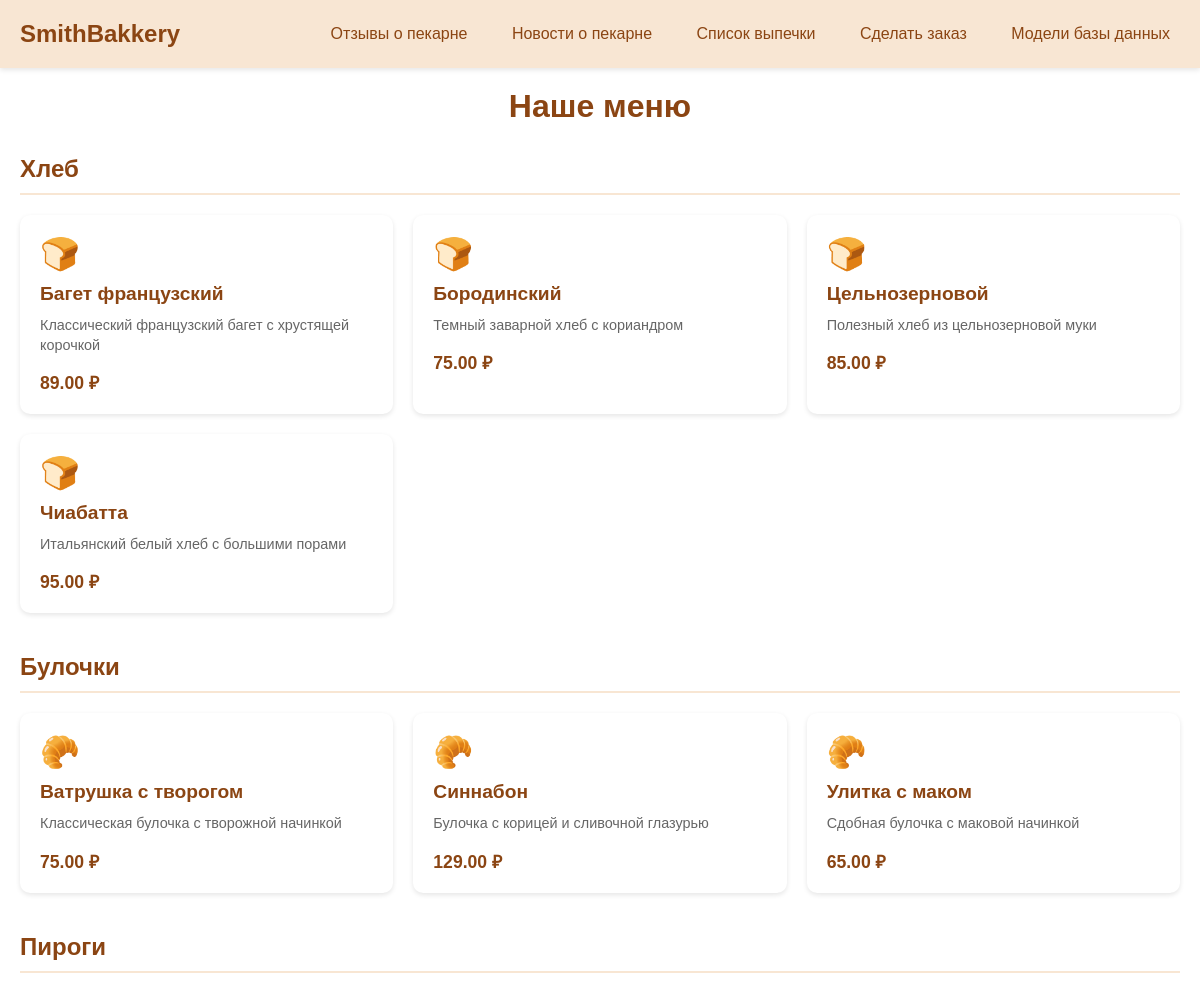
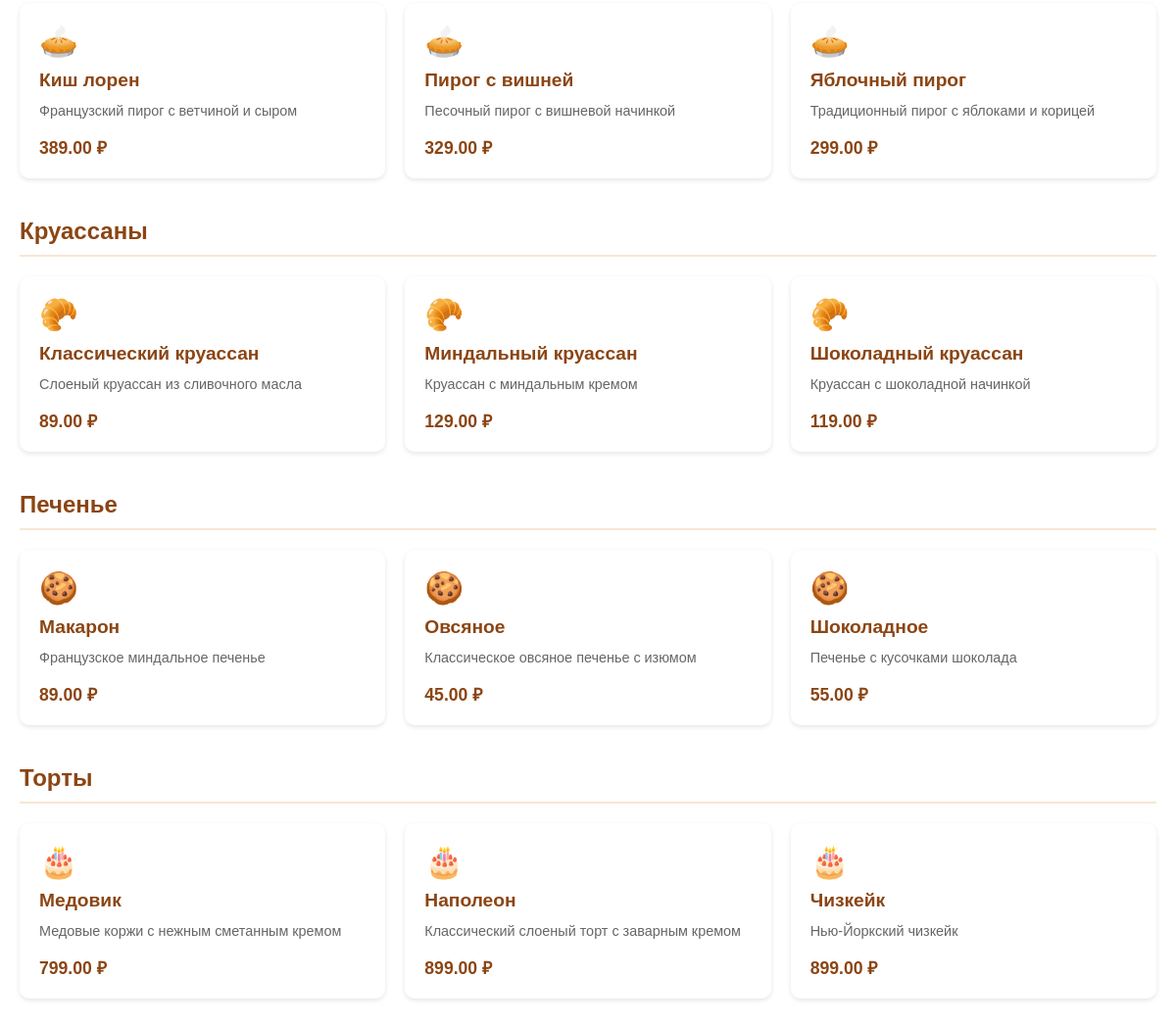
The page /menu on the database its author committed (2 pictures, top to bottom).
### tables this page shows
CREATE TABLE bakery_items
                 (id INTEGER PRIMARY KEY AUTOINCREMENT,
                  name TEXT NOT NULL,
                  description TEXT,
                  price REAL NOT NULL,
                  category_id INTEGER,
                  FOREIGN KEY (category_id) REFERENCES categories (id));

CREATE TABLE categories
                 (id INTEGER PRIMARY KEY AUTOINCREMENT,
                  name TEXT NOT NULL);

### app.py (the view)
@app.route('/menu')
def menu():
    conn = sqlite3.connect('new_bakery.db')
    conn.row_factory = sqlite3.Row
    c = conn.cursor()
    c.execute("""
        SELECT c.name as category_name,
               b.name as item_name,
               b.description,
               b.price
        FROM categories c
        LEFT JOIN bakery_items b ON c.id = b.category_id
        ORDER BY c.id, b.name
    """)
    menu_items = c.fetchall()
    menu_by_category = {}
    for item in menu_items:
        if item['category_name'] not in menu_by_category:
            menu_by_category[item['category_name']] = []
        menu_by_category[item['category_name']].append(item)
    conn.close()
    return render_template('menu.html', menu=menu_by_category)

### templates/menu.html (shortened to what this page needs)
<!DOCTYPE html>
<html lang="ru">
<head>
</head>
<body>
    <div class="header">
        <a href="/" class="logo">SmithBakkery</a>
        <nav class="nav">
            <a href="/reviews" class="nav-item">Отзывы о пекарне</a>
            <a href="/news" class="nav-item">Новости о пекарне</a>
            <a href="/menu" class="nav-item">Список выпечки</a>
            <a href="/order" class="nav-item">Сделать заказ</a>
            <a href="/models" class="nav-item">Модели базы данных</a>
        </nav>
    </div>
    <div class="container">
        <h1 class="page-title">Наше меню</h1>
        {% for category, items in menu.items() %}
        <div class="menu-section">
            <h2 class="category-title">{{ category }}</h2>
            <div class="menu-grid">
                {% for item in items %}
                <div class="menu-item">
                    <div class="item-icon">
                        {% if category == 'Хлеб' %}🍞
                        {% elif category == 'Булочки' %}🥐
                        {% elif category == 'Пироги' %}🥧
                        {% elif category == 'Круассаны' %}🥐
                        {% elif category == 'Печенье' %}🍪
                        {% elif category == 'Торты' %}🎂
                        {% else %}🥨
                        {% endif %}
                    </div>
                    <h3 class="item-name">{{ item['item_name'] }}</h3>
                    <p class="item-description">{{ item['description'] }}</p>
                    <p class="item-price">{{ "%.2f"|format(item['price']) }} ₽</p>
                </div>
                {% endfor %}
            </div>
        </div>
        {% endfor %}
    </div>
</body>
</html>

### templates/menu.html (style rules this page uses)
* { margin: 0; padding: 0; box-sizing: border-box; font-family: Arial, sans-serif; }
.header { background-color: #f8e6d3; padding: 20px; box-shadow: 0 2px 5px rgba(0,0,0,0.1); }
.logo { color: #8b4513; font-size: 24px; font-weight: bold; text-decoration: none; }
.nav { float: right; }
.nav-item { display: inline-block; margin-left: 20px; color: #8b4513; text-decoration: none; padding: 5px 10px; border-radius: 5px; transition: background-color 0.3s; }
.container { max-width: 1200px; margin: 0 auto; padding: 20px; }
.page-title { color: #8b4513; margin-bottom: 30px; text-align: center; font-size: 2em; }
.menu-section { margin-bottom: 40px; }
.category-title { color: #8b4513; font-size: 1.5em; margin-bottom: 20px; padding-bottom: 10px; border-bottom: 2px solid #f8e6d3; }
.menu-grid { display: grid; grid-template-columns: repeat(auto-fill, minmax(300px, 1fr)); gap: 20px; }
.menu-item { background-color: #fff; border-radius: 10px; padding: 20px; box-shadow: 0 2px 5px rgba(0,0,0,0.1); transition: transform 0.3s; }
.item-name { color: #8b4513; font-size: 1.2em; margin-bottom: 10px; font-weight: bold; }
.item-description { color: #666; margin-bottom: 15px; font-size: 0.9em; line-height: 1.4; }
.item-price { color: #8b4513; font-weight: bold; font-size: 1.1em; }
.item-icon { font-size: 2em; margin-bottom: 10px; }

### rows shown on the page
bakery_items: name "Хлеб", item_name "Багет французский", description "Классический французский багет с хрустящей корочкой", price "89.00"
bakery_items: item_name "Бородинский", description "Темный заварной хлеб с кориандром", price "75.00"
bakery_items: item_name "Цельнозерновой", description "Полезный хлеб из цельнозерновой муки", price "85.00"
bakery_items: item_name "Чиабатта", description "Итальянский белый хлеб с большими порами", price "95.00"
bakery_items: name "Булочки", item_name "Ватрушка с творогом", description "Классическая булочка с творожной начинкой", price "75.00"
bakery_items: item_name "Синнабон", description "Булочка с корицей и сливочной глазурью", price "129.00"
bakery_items: item_name "Улитка с маком", description "Сдобная булочка с маковой начинкой", price "65.00"
bakery_items: name "Пироги", item_name "Киш лорен", description "Французский пирог с ветчиной и сыром", price "389.00"
bakery_items: item_name "Пирог с вишней", description "Песочный пирог с вишневой начинкой", price "329.00"
bakery_items: item_name "Яблочный пирог", description "Традиционный пирог с яблоками и корицей", price "299.00"
bakery_items: name "Круассаны", item_name "Классический круассан", description "Слоеный круассан из сливочного масла", price "89.00"
bakery_items: item_name "Миндальный круассан", description "Круассан с миндальным кремом", price "129.00"
bakery_items: item_name "Шоколадный круассан", description "Круассан с шоколадной начинкой", price "119.00"
bakery_items: name "Печенье", item_name "Макарон", description "Французское миндальное печенье", price "89.00"
bakery_items: item_name "Овсяное", description "Классическое овсяное печенье с изюмом", price "45.00"
bakery_items: item_name "Шоколадное", description "Печенье с кусочками шоколада", price "55.00"
bakery_items: name "Торты", item_name "Медовик", description "Медовые коржи с нежным сметанным кремом", price "799.00"
bakery_items: item_name "Наполеон", description "Классический слоеный торт с заварным кремом", price "899.00"
bakery_items: item_name "Чизкейк", description "Нью-Йоркский чизкейк", price "899.00"
